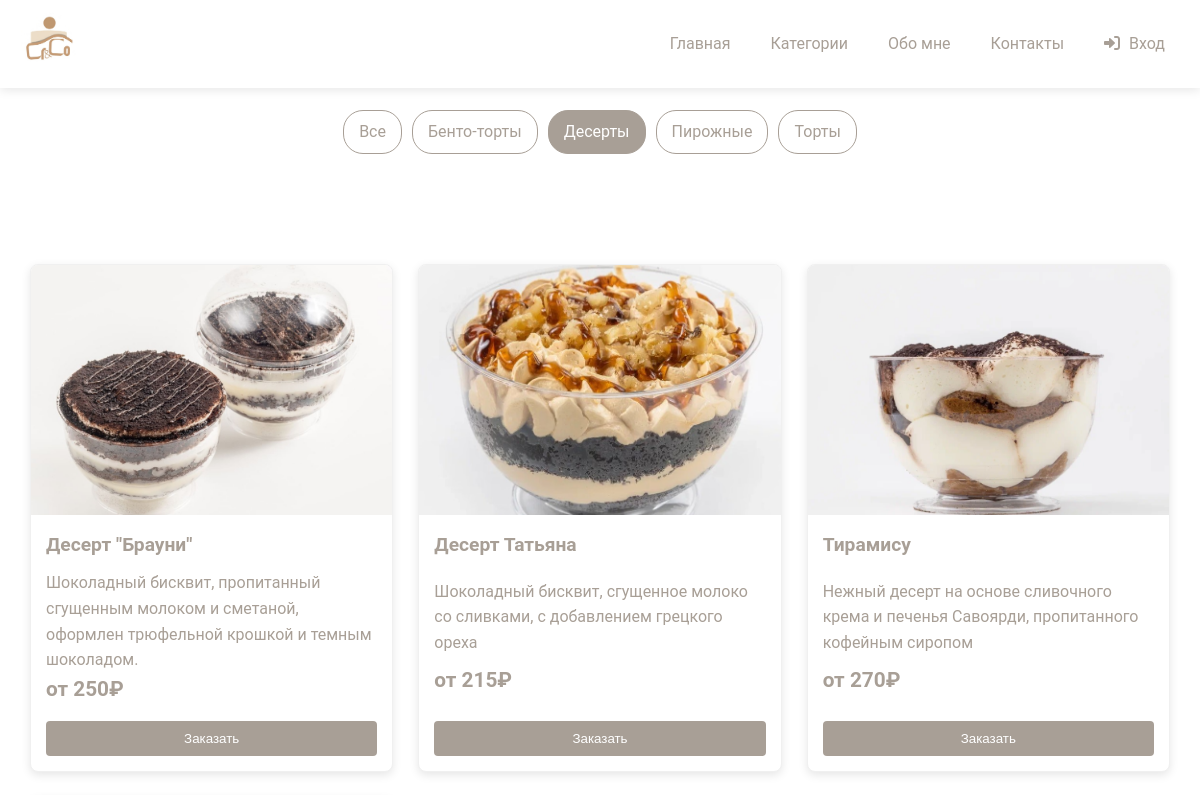
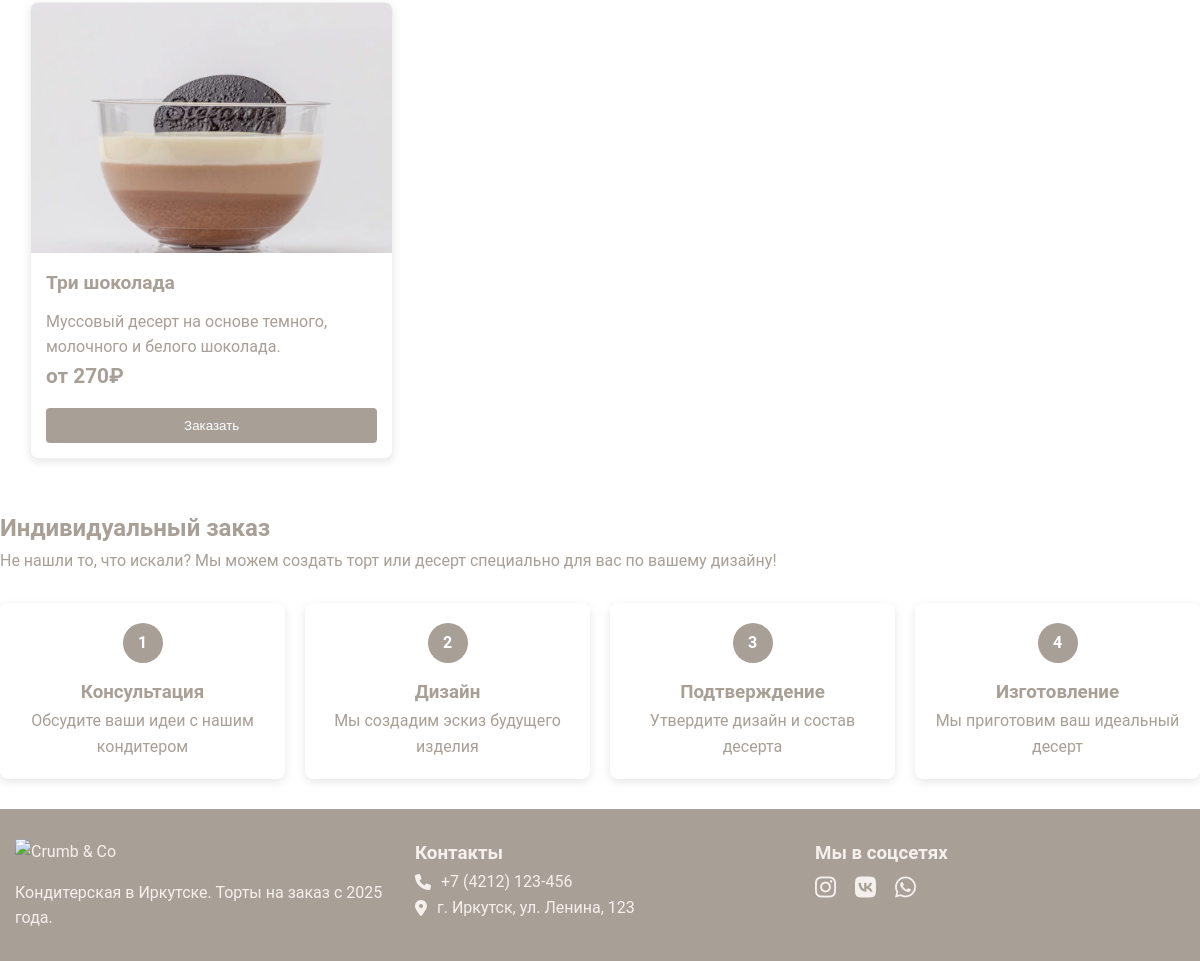
Screenshot of /services.php?category=desserts with the database file from the repository (2 pictures, top to bottom).
### tables this page shows
CREATE TABLE `categories` (
  `id` int NOT NULL,
  `name` varchar(100) NOT NULL,
  `slug` varchar(100) NOT NULL
);

CREATE TABLE `products` (
  `id` int NOT NULL,
  `name` varchar(255) NOT NULL,
  `description` text,
  `price_min` decimal(10,2) NOT NULL,
  `image` varchar(255) DEFAULT NULL,
  `category_id` int DEFAULT NULL
);

### services.php (the view, shortened to what this page needs)
<?php
$pdo = new PDO("mysql:host=localhost;dbname=crumb_and_co;charset=utf8", 'root', '');
$pdo->setAttribute(PDO::ATTR_ERRMODE, PDO::ERRMODE_EXCEPTION);
$stmt = $pdo->query("SELECT id, name, slug FROM categories ORDER BY name");
$allCategories = $stmt->fetchAll();
$categorySlug = $_GET['category'] ?? 'all';
$products = [];
if ($categorySlug === 'all') {
    $stmt = $pdo->query("SELECT id, name, description, price_min, image FROM products ORDER BY name");
    $products = $stmt->fetchAll();
} else {
    $stmt = $pdo->prepare("
        SELECT p.id, p.name, p.description, p.price_min, p.image
        FROM products p
        JOIN categories c ON p.category_id = c.id
        WHERE c.slug = ?
        ORDER BY p.name
    ");
    $stmt->execute([$categorySlug]);
    $products = $stmt->fetchAll();
}
?>
<!DOCTYPE html>
<html lang="ru">
<head>
    <link rel="stylesheet" href="css/style.css">
    <link rel="stylesheet" href="https://cdnjs.cloudflare.com/ajax/libs/font-awesome/6.0.0/css/all.min.css">
</head>
<body>
    <header class="header">
    <div class="container">
        <div class="header__logo">
            <a href="index.php">
                <img src="img/logo.jpg" alt="Crumb & Co">
            </a>
        </div>
       <nav class="header__nav">
    <ul>
        <li><a href="index.php">Главная</a></li>
        <li><a href="services.php">Категории</a></li>
        <li><a href="about.php">Обо мне</a></li>
        <li><a href="contacts.php">Контакты</a></li>
        <?php if (isset($_SESSION['user_id'])): ?>
            <li class="header__user">
                <a href="account.php" class="auth-button" title="Личный кабинет">
                    <i class="fas fa-user"></i>
                    <span class="user-name"><?= htmlspecialchars($_SESSION['user_name'] ?? 'Профиль') ?></span>
                </a>
            </li>
            <li>
                <a href="logout.php" class="auth-button">
                    <i class="fas fa-sign-out-alt"></i> Выйти
                </a>
            </li>
        <?php else: ?>
            <li>
                <a href="auth.php" class="auth-button">
                    <i class="fas fa-sign-in-alt"></i> Вход
                </a>
            </li>
        <?php endif; ?>
    </ul>
</nav>
        </div>
    </header>
    <main class="services-page">
        <div class="container">
<div class="services__categories">
    <a href="services.php?category=all" class="category-btn <?= $categorySlug === 'all' ? 'active' : '' ?>">Все</a>
    <?php foreach ($allCategories as $cat): ?>
        <a href="services.php?category=<?= htmlspecialchars($cat['slug']) ?>"
           class="category-btn <?= $categorySlug === $cat['slug'] ? 'active' : '' ?>">
            <?= htmlspecialchars($cat['name']) ?>
        </a>
    <?php endforeach; ?>
</div>
            <section class="categories">
                <div class="container">
                    <div class="categories__grid">
    <?php if (empty($products)): ?>
        <p style="grid-column: 1 / -1; text-align: center; color: #777;">Товары не найдены.</p>
    <?php else: ?>
        <?php foreach ($products as $product): ?>
        <div class="product-card">
            <img src="img/<?= htmlspecialchars($product['image'] ?? 'placeholder.jpg') ?>"
                 alt="<?= htmlspecialchars($product['name']) ?>">
            <div class="product-card__info">
                <h3><?= htmlspecialchars($product['name']) ?></h3>
                <p><?= htmlspecialchars($product['description'] ?? 'Без описания') ?></p>
                <div class="product-card__price">от <?= number_format($product['price_min'], 0, '', ' ') ?>₽</div>
                <button class="btn btn--primary add-to-cart"
                        data-id="<?= $product['id'] ?>"
                        data-name="<?= htmlspecialchars($product['name']) ?>"
                        data-price="<?= $product['price_min'] ?>">
                    Заказать
                </button>
            </div>
        </div>
        <?php endforeach; ?>
    <?php endif; ?>
</div>
                </div>
            </div>
            <section class="custom-order">
                <h2>Индивидуальный заказ</h2>
                <p>Не нашли то, что искали? Мы можем создать торт или десерт специально для вас по вашему дизайну!</p>
                <div class="custom-order__steps">
                    <div class="step">
                        <div class="step__number">1</div>
                        <h3>Консультация</h3>
                        <p>Обсудите ваши идеи с нашим кондитером</p>
                    </div>
                    <div class="step">
                        <div class="step__number">2</div>
                        <h3>Дизайн</h3>
                        <p>Мы создадим эскиз будущего изделия</p>
                    </div>
                    <div class="step">
                        <div class="step__number">3</div>
                        <h3>Подтверждение</h3>
                        <p>Утвердите дизайн и состав десерта</p>
                    </div>
                    <div class="step">
                        <div class="step__number">4</div>
                        <h3>Изготовление</h3>
                        <p>Мы приготовим ваш идеальный десерт</p>
                    </div>
                </div>
            </section>
    </main>
    <footer class="footer">
        <div class="container">
            <div class="footer__info">
                <img src="img/.jpg" alt="Crumb & Co" class="footer__logo">
                <p>Кондитерская в Иркутске. Торты на заказ с 2025 года.</p>
            </div>
            <div class="footer__contacts">
                <h3>Контакты</h3>
                <p><i class="fas fa-phone"></i> +7 (4212) 123-456</p>
                <p><i class="fas fa-map-marker-alt"></i> г. Иркутск, ул. Ленина, 123</p>
            </div>
            <div class="footer__social">
                <h3>Мы в соцсетях</h3>
                <a href="#"><i class="fab fa-instagram"></i></a>
                <a href="#"><i class="fab fa-vk"></i></a>
                <a href="#"><i class="fab fa-whatsapp"></i></a>
            </div>
        </div>
    </footer>
</body>
</html>

### style.css (style rules this page uses)
:root { --primary-color: #a89f96; --secondary-color: #fcfcfc; --dark-color: #a89f96; --light-color: #f5f5f5; --white: #fff; --gray: #ccc; --transition: all 0.3s ease; }
* { margin: 0; padding: 0; box-sizing: border-box; }
body { font-family: 'Roboto', sans-serif; color: var(--dark-color); line-height: 1.6; min-height: 100vh; display: flex; flex-direction: column; }
.container { width: 100%; max-width: 1200px; margin: 0 auto; padding: 0 15px; }
.btn { display: inline-block; padding: 10px 20px; border: none; border-radius: 4px; cursor: pointer; transition: var(--transition); text-decoration: none; font-weight: 500; }
.btn--primary { background-color: var(--primary-color); color: var(--white); }
.header { background-color: var(--white); box-shadow: 0 2px 10px rgba(0, 0, 0, 0.1); position: fixed; width: 100%; top: 0; z-index: 1000; }
.header .container { display: flex; justify-content: space-between; align-items: center; padding: 10px 15px; }
.header__logo img { height: 60px; }
.header__nav ul { list-style: none; display: flex; align-items: center; }
.header__nav li { margin: 0 10px; }
.auth-button { display: flex; align-items: center; text-decoration: none; color: #333; padding: 8px 12px; border-radius: 5px; transition: background-color 0.3s; }
.auth-button i { margin-right: 5px; }
.header__nav a { color: var(--dark-color); text-decoration: none; padding: 10px; display: block; transition: var(--transition); }
main { flex: 1; margin-top: 80px; }
.categories { padding: 50px 0; }
.categories__grid { display: grid; grid-template-columns: repeat(auto-fit, minmax(250px, 1fr)); gap: 25px; }
.product-card { background: var(--white); border-radius: 8px; overflow: hidden; box-shadow: 0 3px 10px rgba(0, 0, 0, 0.1); transition: var(--transition); border: 1px solid #f0f0f0; }
.product-card img { width: 100%; height: 250px; object-fit: cover; }
.product-card__info { padding: 15px; }
.product-card__info h3 { font-size: 1.2rem; margin-bottom: 10px; }
.product-card__price { color: var(--primary-color); font-weight: bold; font-size: 1.3rem; margin-bottom: 15px; }
.services__categories { display: flex; flex-wrap: wrap; gap: 10px; margin: 30px 0; justify-content: center; }
.category-btn { padding: 8px 15px; border: 1px solid var(--primary-color); background: none; color: var(--primary-color); border-radius: 20px; cursor: pointer; transition: var(--transition); text-decoration: none; }
.category-btn:hover, .category-btn.active { background-color: var(--primary-color); color: var(--white); }
.custom-order__steps { display: grid; grid-template-columns: repeat(auto-fit, minmax(200px, 1fr)); gap: 20px; margin: 30px 0; }
.step { text-align: center; padding: 20px; background-color: var(--white); border-radius: 8px; box-shadow: 0 3px 10px rgba(0, 0, 0, 0.1); }
.step__number { width: 40px; height: 40px; background-color: var(--primary-color); color: var(--white); border-radius: 50%; display: flex; align-items: center; justify-content: center; margin: 0 auto 15px; font-weight: bold; }
.footer { background-color: #a89f96; color: #f5f0ec; padding: 30px 0; margin-top: auto; }
.footer .container { display: grid; grid-template-columns: repeat(auto-fit, minmax(250px, 1fr)); gap: 30px; }
.footer__logo { height: 50px; margin-bottom: 15px; }
.footer__contacts h3, .footer__social h3, .footer__info p { color: #f5f0ec; }
.footer__contacts p, .footer__info p { display: flex; align-items: center; }
.footer__contacts i, .footer__contacts p { margin-right: 10px; }
.footer__social a { color: #f5f0ec; font-size: 1.5rem; margin-right: 15px; transition: var(--transition); }

### rows the page displays
categories: name "Бенто-торты"
categories: name "Десерты"
categories: name "Пирожные"
categories: name "Торты"
products: image (picture), name "Десерт \"Брауни\"", description "Шоколадный бисквит, пропитанный сгущенным молоком и сметаной, оформлен трюфельной крошкой и темным шоколадом.", price_min "250"
products: image (picture), name "Десерт Татьяна", description "Шоколадный бисквит, сгущенное молоко со сливками, с добавлением грецкого ореха", price_min "215"
products: image (picture), name "Тирамису", description "Нежный десерт на основе сливочного крема и печенья Савоярди, пропитанного кофейным сиропом", price_min "270"
products: image (picture), name "Три шоколада", description "Муссовый десерт на основе темного, молочного и белого шоколада.", price_min "270"
